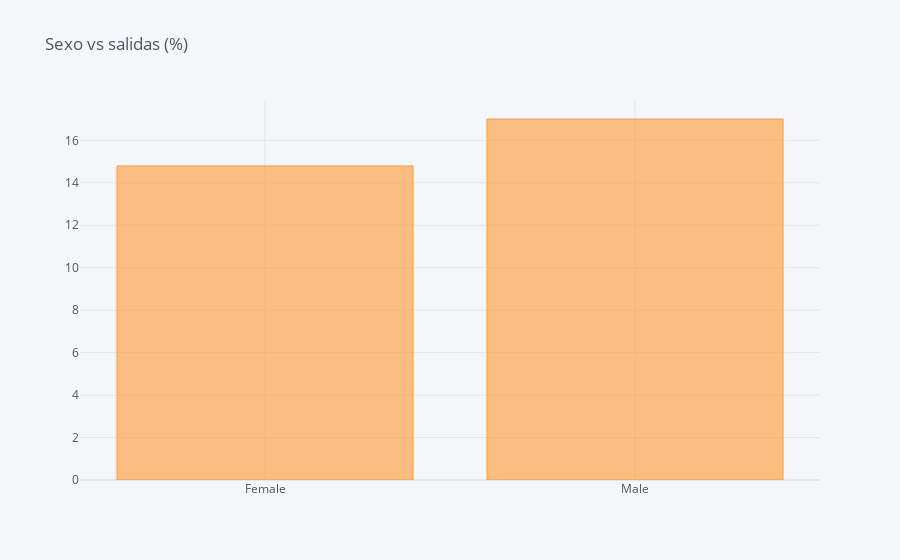

The notebook cell saved with this chart:
### Code cell
df_Gender = pd.DataFrame(columns=["Gender", "% of Leavers"])
i=0
for field in list(df_HR['Gender'].unique()):
    ratio = df_HR[(df_HR['Gender']==field)&(df_HR['Attrition']=="Yes")].shape[0] / df_HR[df_HR['Gender']==field].shape[0]
    df_Gender.loc[i] = (field, ratio*100)
    i += 1
    #print("In {}, the ratio of leavers is {:.2f}%".format(field, ratio*100))    
df_G = df_Gender.groupby(by="Gender").sum()
df_G.iplot(kind='bar',title='Sexo vs salidas (%)')

### Figure 1 — Plotly figure (JSON) as saved in the notebook; plotly's stock layout.template omitted (floating-point values rounded to 4 significant figures)
{"data": [{"marker": {"color": "rgba(255, 153, 51, 0.6)", "line": {"color": "rgba(255, 153, 51, 1.0)", "width": 1}}, "name": "% of Leavers", "orientation": "v", "text": "", "type": "bar", "x": ["Female", "Male"], "y": [14.8, 17.01]}], "layout": {"legend": {"bgcolor": "#F5F6F9", "font": {"color": "#4D5663"}}, "paper_bgcolor": "#F5F6F9", "plot_bgcolor": "#F5F6F9", "title": {"font": {"color": "#4D5663"}, "text": "Sexo vs salidas (%)"}, "xaxis": {"gridcolor": "#E1E5ED", "showgrid": true, "tickfont": {"color": "#4D5663"}, "title": {"font": {"color": "#4D5663"}, "text": ""}, "zerolinecolor": "#E1E5ED"}, "yaxis": {"gridcolor": "#E1E5ED", "showgrid": true, "tickfont": {"color": "#4D5663"}, "title": {"font": {"color": "#4D5663"}, "text": ""}, "zerolinecolor": "#E1E5ED"}}}
